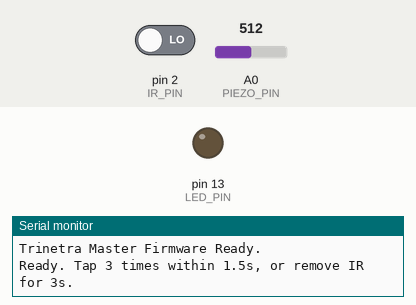
This sketch was run on a simulated Arduino Uno, built with avr-gcc and run on an emulated ATmega328P. Parts: output pins drawn as LEDs (lit = HIGH), the last lines printed to the serial monitor. The inputs (shaded band) are chosen by the test bench; at power-on: A0 (PIEZO_PIN) = 512, pin 2 (IR_PIN) LOW.

Above: at 3.7 s.
3.8 s: A0 (PIEZO_PIN) set to 716
At 4.6 s:
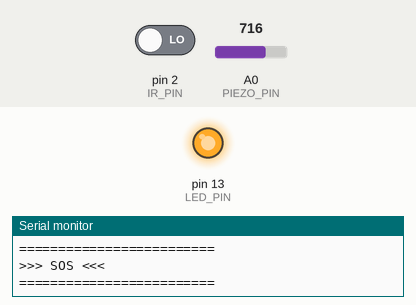
6.8 s: pin 2 (IR_PIN) driven HIGH
9.6 s: A0 (PIEZO_PIN) set to 900
12.6 s: A0 (PIEZO_PIN) set to 511
15.6 s: pin 2 (IR_PIN) driven LOW
Timing chart, 0 to 18.4 s (numbered marks = the images above; inputs shaded):
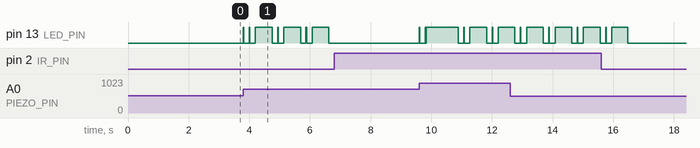

The sketch:

PrahariCode.ino
```cpp
#include <SoftwareSerial.h>

// --- PIN CONFIGURATION ---
const int PIEZO_PIN = A0;
const int IR_PIN = 2;
const int LED_PIN = 13;
SoftwareSerial btSerial(10, 11); // RX on 10, TX on 11

// --- PIEZO (TRIPLE TAP) VARIABLES ---
float baseline = 0;
unsigned long lastTapTime = 0;
const int COOLDOWN_MS = 200;
const int DEVIATION = 20;
int tapCount = 0;
const int TAP_WINDOW_MS = 1500; // STRICTLY 1.5 seconds to complete 3 taps
unsigned long sequenceStartTime = 0;

// --- IR (REMOVAL) VARIABLES ---
bool isIrRemoved = false;
bool irSosTriggered = false;
unsigned long irRemovedStartTime = 0;
const int IR_TIMEOUT_MS = 3000; // 3 seconds continuous removal required

void setup() {
  Serial.begin(115200); // For USB debugging
  btSerial.begin(9600); // For HC-05 Bluetooth

  pinMode(LED_PIN, OUTPUT);
  pinMode(IR_PIN, INPUT);

  delay(2000); // Give sensors time to power up

  // Calibrate piezo baseline
  long sum = 0;
  for (int i = 0; i < 50; i++) {
    sum += analogRead(PIEZO_PIN);
    delay(10);
  }
  baseline = sum / 50.0;

  Serial.println("Trinetra Master Firmware Ready.");
  Serial.println("Ready. Tap 3 times within 1.5s, or remove IR for 3s.");
  btSerial.println("TRINETRA_READY");
}

void loop() {
  unsigned long now = millis();

  // ==========================================
  // 1. IR SENSOR (REMOVAL DETECTION)
  // ==========================================
  int irState = digitalRead(IR_PIN);

  // HIGH (1) means no reflection (device removed)
  if (irState == HIGH) {
    if (!isIrRemoved) {
      // The exact moment it was removed
      isIrRemoved = true;
      irSosTriggered = false;
      irRemovedStartTime = now;
      Serial.println("IR gap detected... timer started.");
    }
    // If it has been removed for 3 seconds AND we haven't triggered yet
    else if (!irSosTriggered && (now - irRemovedStartTime >= IR_TIMEOUT_MS)) {
      irSosTriggered = true; // Prevent spamming

      Serial.println("=========================");
      Serial.println(">>> SOS <<< (IR 3s)");
      Serial.println("=========================");

      btSerial.println("SOS");

      digitalWrite(LED_PIN, HIGH);
      delay(500);
      digitalWrite(LED_PIN, LOW);
    }
  }
  // LOW (0) means safe (strap detected)
  else {
    if (isIrRemoved) {
      isIrRemoved = false;
      irSosTriggered = false;
      Serial.println("Device re-attached. IR Timer reset.");
    }
  }

  // ==========================================
  // 2. PIEZO SENSOR (TRIPLE TAP DETECTION)
  // ==========================================
  int val = analogRead(PIEZO_PIN);

  // Track baseline drift continuously
  baseline = baseline * 0.99 + val * 0.01;

  // STRICT TAP-OR-DIE TIMER
  if (tapCount > 0 && (now - sequenceStartTime > TAP_WINDOW_MS)) {
    tapCount = 0;
    Serial.println(">>> DIED (Too slow) <<<");
  }

  // DETECT TAP
  if (abs(val - baseline) > DEVIATION && (now - lastTapTime > COOLDOWN_MS)) {
    lastTapTime = now;

    // Start the death timer on the very first tap
    if (tapCount == 0) {
      sequenceStartTime = now;
    }

    tapCount++;
    Serial.print("Tap ");
    Serial.println(tapCount);

    digitalWrite(LED_PIN, HIGH);
    delay(20);
    digitalWrite(LED_PIN, LOW);

    // SUCCESS
    if (tapCount >= 3) {
      Serial.println("=========================");
      Serial.println(">>> SOS <<<");
      Serial.println("=========================");

      btSerial.println("SOS");

      digitalWrite(LED_PIN, HIGH);
      delay(500);
      digitalWrite(LED_PIN, LOW);

      tapCount = 0;
    }
  }

  delay(5); // Keep loop stable
}
```

Measured:
- after the input at 3.8 s, pin 13 (LED_PIN): LOW → HIGH at once, then repeats every 0.93 s: LOW 0.18 s, HIGH 0.02 s, LOW 0.18 s, HIGH 0.55 s
